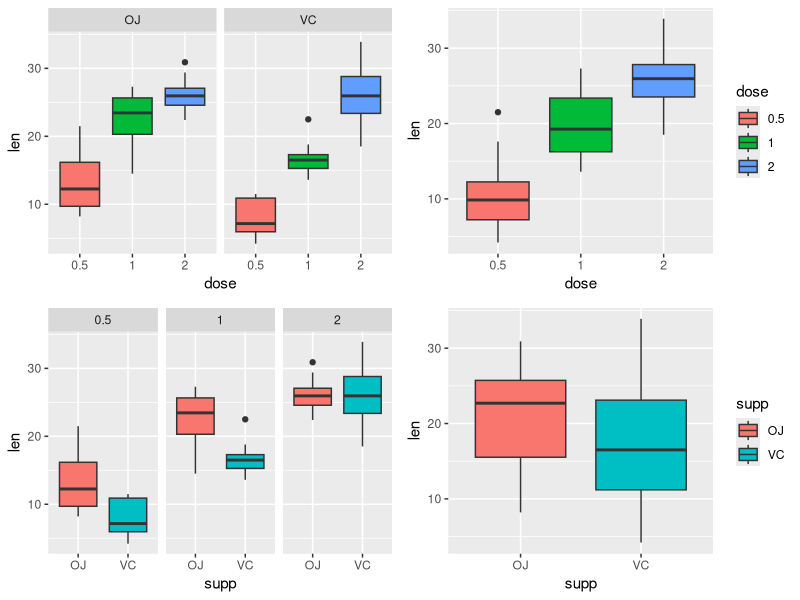

Write the R code that produced this figure.
## ---- chunk 1
library(knitr)
opts_chunk$set(fig.width=10, fig.height=8, warning=FALSE, message=FALSE)
## ---- chunk 2
# load neccesary libraries for plotting 
library(ggplot2)
library(datasets)
library(gridExtra)
library(GGally)

# The Effect of Vitamin C on Tooth Growth in Guinea Pigs
data(ToothGrowth)
toothGrowth <- ToothGrowth 
toothGrowth$dose <- as.factor(toothGrowth$dose) # convert to factor
## ---- chunk 3
str(toothGrowth)
summary(toothGrowth)
head(toothGrowth)

table(toothGrowth$supp, toothGrowth$dose)
## ---- chunk 4
p1 <- ggplot(data=toothGrowth, aes(x=dose,y=len,fill=dose)) +
  geom_boxplot() + 
  theme(legend.position="none") + 
  facet_grid(.~supp) 

p2 <- ggplot(data=toothGrowth, aes(x=supp,y=len,fill=supp)) +
  geom_boxplot() + 
  theme(legend.position="none") + 
  facet_grid(.~dose) 

p3 <- ggplot(data=toothGrowth, aes(x=supp,y=len,fill=supp)) +
  geom_boxplot()

p4 <- ggplot(data=toothGrowth, aes(x=dose,y=len,fill=dose)) +
  geom_boxplot()

grid.arrange(p1, p4, p2, p3, ncol = 2, nrow=2)

#ggpairs(toothGrowth, 
#        upper = list(continuous = "density", combo = "box"),
#        lower = list(continuous="smooth"),        
#        colour = "dose",
#        axisLabels='show')
## ---- chunk 5
anova.out <- aov(len ~ supp * dose, data=toothGrowth)
summary(anova.out)
## ---- chunk 6
TukeyHSD(anova.out)
## ---- chunk 7
confint(anova.out)
print(model.tables(anova.out,"means"),digits=3)
